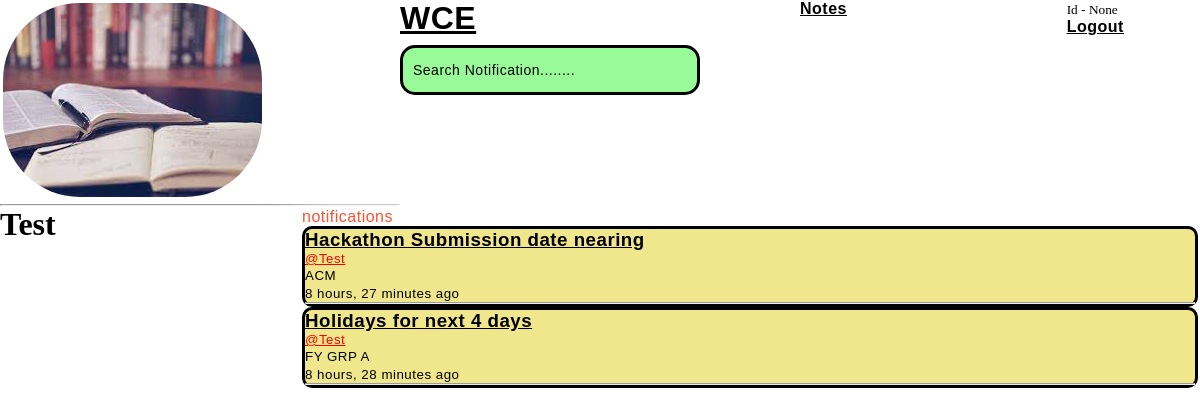
The page /profile/11/ on the database its author committed.
### base/models.py (models this page shows, shortened)
class Notification(models.Model):
    host = models.ForeignKey(User, on_delete = models.CASCADE)
    topic = models.ForeignKey(Topic, on_delete = models.CASCADE)
    title = models.CharField(max_length=200)
    description = models.TextField(null = True, blank=True)
    updates = models.DateTimeField(auto_now = True)
    created = models.DateTimeField(auto_now_add = True)
    class Meta:
        ordering = ['-updates', '-created']

class Topic(models.Model):
    name = models.CharField(max_length = 200)

### base/views.py (the view)
# urls.py: path('profile/<str:pk>/', views.userProfile, name = "user-profile"),
def userProfile(request, pk):
    user = User.objects.get(id = pk)
    notifications = Notification.objects.filter(host = user)
    context = {'user' : user, 'notifications' : notifications}
    return render(request, 'base/profile.html', context)

### base/templates/base/profile.html (shortened to what this page needs)
{% extends 'main.html' %}
{% block content %}
<div class="profile-container">
    <div>
        <h1>{{user.username}}</h1>
    </div>
    <div>
        {% include 'base/feed_component.html' %}
    </div>
</div>
{% endblock %}

### base/templates/base/feed_component.html (shortened to what this page needs)
<div class="feed">
    <h4>{{number_notifications}} notifications</h4>
    <div>
        {% for notification in notifications %}
            <div class = 'feed-block'>
                <h3><a href= "{% url 'notification' notification.id %}" >{{notification.title}}</a></h3>
                <h5><a href="{% url 'user-profile' notification.host.id %}" class="user-name"> @{{ notification.host.username }}</a></h5>
                <small> {{ notification.topic.name }} </small>
                <br>
                <small>{{notification.created|timesince}} ago</small>
                <hr>
            </div>
        {% endfor %}
    </div>
</div>

### static/styles/style.css (style rules this page uses)
*, *:before, *:after { padding: 0; margin: 0; box-sizing: border-box; }
.feed { border: 2px solid rgba(255,255,255,0.1); box-shadow: 0 0 40px white; font-family: 'Poppins',sans-serif; letter-spacing: 0.5px; }
.feed-block { border: solid black; border-radius: 10px; background-color: khaki; }
.feed { font-family: 'Poppins',sans-serif; color: black; font-family: 'Gill Sans', 'Gill Sans MT', Calibri, 'Trebuchet MS', sans-serif; letter-spacing: 0.5px; }
a { font-family: 'Poppins',sans-serif; letter-spacing: 0.5px; font-weight: 900; color: black; }
.feed h4 { font-family: 'Poppins',sans-serif; color: #ff512f; font-weight: 500; letter-spacing: 0.5px; }
::placeholder { color: black; }
.user-name { font-family: Arial, Helvetica, sans-serif; font-weight: 200; font-size:10; color: red; }

### base/templates/base/profile.html (style rules this page uses)
.profile-container { display: grid; grid-template-columns: 1fr 3fr; }

### rows shown on the page
Notification: title "Hackathon Submission date nearing", host.username "Test", topic.name "ACM", created "8 hours, 27 minutes"
Notification: title "Holidays for next 4 days", host.username "Test", topic.name "FY GRP A", created "8 hours, 28 minutes"

### other values the page prints
{{ request.user.id }} "None"
{{ user.username }} "Test"
